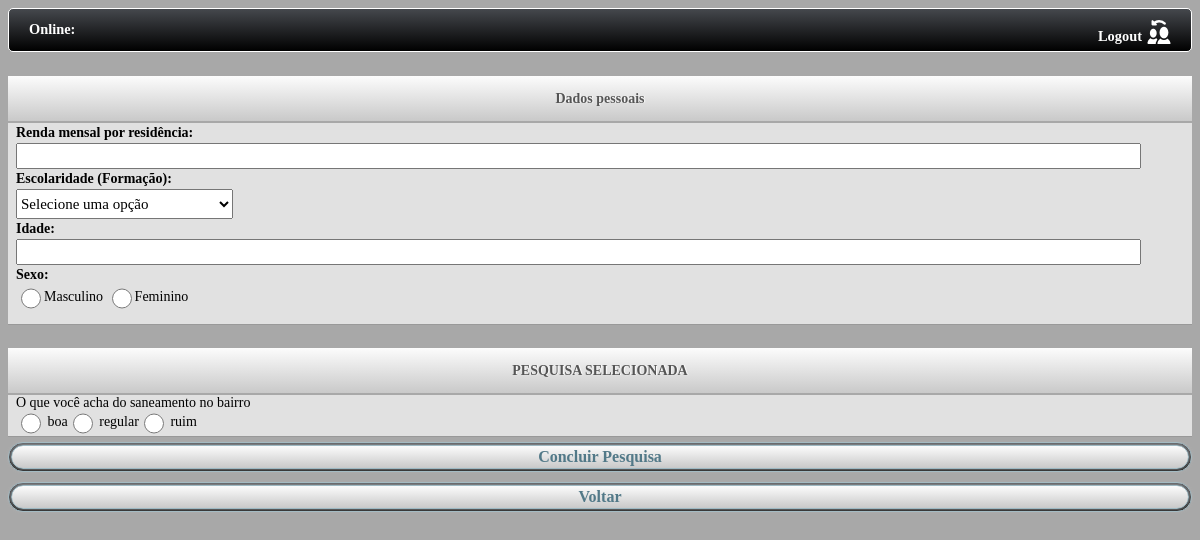
The app's page /php/pesqSelecionada.php?cd=2 with its own data.
### tables this page shows
create table pergunta 
(
cd_pergunta int not null,
nm_pergunta varchar(100) not null,
cd_pesquisa int not null,

constraint pk_pergunta primary key (cd_pergunta,cd_pesquisa),
constraint fk_pergunta_pesquisa	foreign key (cd_pesquisa) references pesquisa (cd_pesquisa)
);

create table alternativa
(
cd_alternativa int not null,
nm_alternativa varchar(90),
cd_pergunta int not null,

constraint pk_alternativa primary key (cd_alternativa),
constraint fk_alternativa_pergunta foreign key (cd_pergunta) references pergunta (cd_pergunta)
);

### php/pesqSelecionada.php (the view, shortened to what this page needs)
<!doctype html>
<html>
<head>
<link href="../css/estilo_pesqSelecionada.css" rel="stylesheet" type="text/css">
</head>
<body>
<div id="barraUsuario"><b>Online:</b> <span id="user_logado"></span>
	<div id="logout"><b>Logout </b>
        <div id="imgLogout"><img src="../imgs/ico_logout.png"></div>
    </div>
</div>
<div id="boxDadosPessoais">Dados pessoais</div>
    <div class="dados" id="dados1"><b>Renda mensal por residência:</b><br>
    	<input type="text" name="txtRenda" class="txtDados" maxlength="10" id='renda' onkeypress='return SomenteNumero(event)'><br>
        <b>Escolaridade (Formação):</b><br>
        <select size="1" name="cbEscolaridade" class="combobox" id="cbEscolaridade">
            <option selected value="Selecione">Selecione uma opção</option>
        </select><br>
        <b>Idade:</b><br>
        <input type="text" name="txtIdade"  id="idade" class="txtDados" size="10" maxlength="3" onkeypress='return SomenteNumero(event)'><br>
        <b>Sexo:</b><br>
        <input type="radio" name="rbSexo"  class="radio" id="true">Masculino
        <input type="radio" name="rbSexo"  class="radio" id="false">Feminino
    </div>
<div id="boxTitulo">PESQUISA SELECIONADA</div>
<div id="lista_pgts">
<?php
$cd=$_GET["cd"];
$sql = mysql_query("SELECT * FROM `sigcel`.`pergunta` WHERE cd_pesquisa = $cd");
while($per = mysql_fetch_array($sql))
{
	echo "<div class=\"pgts\" id=\"$per[cd_pergunta]\">".$per["nm_pergunta"]."<br>";
	$cmdAlternativa = mysql_query("select nm_alternativa from alternativa where cd_pergunta = $per[cd_pergunta]");
	while($alt = mysql_fetch_array($cmdAlternativa))
	{
		echo "<input type=\"radio\" id=\"$per[cd_pergunta]\" name=\"$per[cd_pergunta]\" class=\"radio\" value=\"$per[nm_pergunta]\"> $alt[nm_alternativa]";
	}
	echo"</div>";
}
?>
</div>
<div id="clear"></div>
<div id="boxBotaoSalvar">
    <div id="botaoSalvar"><center>Concluir Pesquisa</center></div>
</div><br>
<div id="boxBotao">
    <div id="botaoVoltar"><center>Voltar</center></div>
</div>
</body>
</html>

### records on screen
pergunta: nm_pergunta "O que você acha do saneamento no bairro"
alternativa: nm_alternativa "boa"
alternativa: nm_alternativa "regular"
alternativa: nm_alternativa "ruim"
